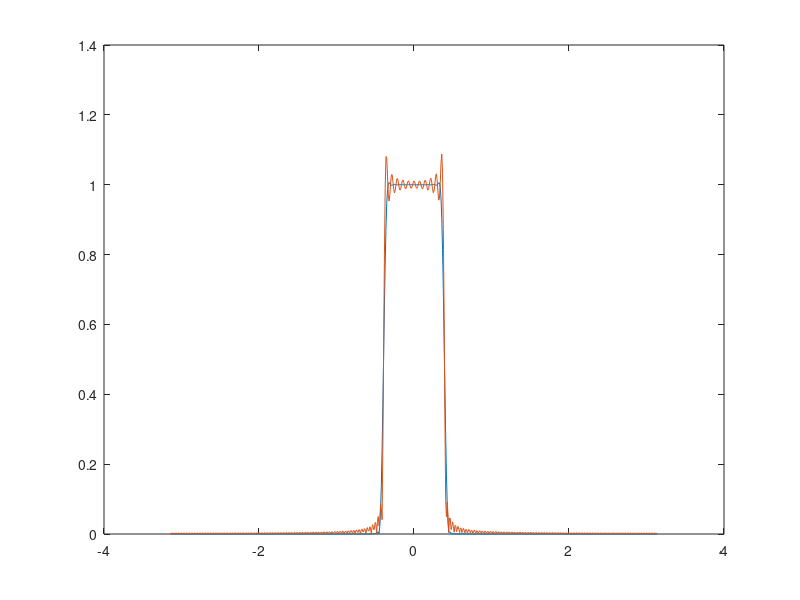

Recreate this plot in MATLAB.
N=90;
omegag=pi/8;
n=-N:-1; hlp0=(sin(omegag*n))./(pi*n);
n=1:N; hlp01=(sin(omegag*n))./(pi*n);
hlp=[hlp0,omegag/pi,hlp01];
h=hann(2*N+1)'.*hlp;
n=-N:N;
plot(n,hlp,n,h)
H1=[];
H3=[];
for omega=-pi:0.01:pi
H=sum(exp(-i*omega.*n).*h)
H1=[H1,H];
end
for omega=-pi:0.01:pi
H2=sum(exp(-i*omega.*n).*hlp)
H3=[H3,H2];
end
omega=[-pi:0.01:pi]
plot(omega,abs(H1),omega,abs(H3))

clear